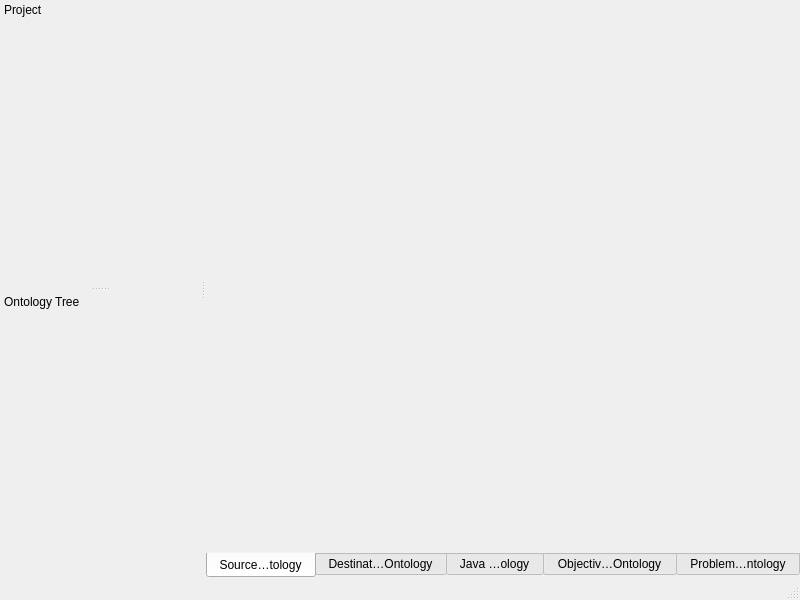
<?xml version="1.0" encoding="UTF-8"?>
<ui version="4.0">
 <class>MainWindow</class>
 <widget class="QMainWindow" name="MainWindow">
  <property name="geometry">
   <rect>
    <x>0</x>
    <y>0</y>
    <width>800</width>
    <height>600</height>
   </rect>
  </property>
  <property name="windowTitle">
   <string>MainWindow</string>
  </property>
  <widget class="QWidget" name="centralwidget">
   <layout class="QHBoxLayout" name="horizontalLayout">
    <property name="margin">
     <number>0</number>
    </property>
    <item>
     <layout class="QVBoxLayout" name="contentLayout">
      <item>
       <widget class="QTabWidget" name="tabWidget">
        <property name="tabPosition">
         <enum>QTabWidget::South</enum>
        </property>
        <property name="tabShape">
         <enum>QTabWidget::Rounded</enum>
        </property>
        <property name="currentIndex">
         <number>0</number>
        </property>
        <property name="elideMode">
         <enum>Qt::ElideMiddle</enum>
        </property>
        <property name="usesScrollButtons">
         <bool>true</bool>
        </property>
        <property name="documentMode">
         <bool>true</bool>
        </property>
        <widget class="QWidget" name="sourceOntologyTab">
         <attribute name="title">
          <string>Source Ontology</string>
         </attribute>
        </widget>
        <widget class="QWidget" name="destinationOntologyTab">
         <attribute name="title">
          <string>Destination Ontology</string>
         </attribute>
        </widget>
        <widget class="QWidget" name="javaOntologyTab">
         <attribute name="title">
          <string>Java Ontology</string>
         </attribute>
        </widget>
        <widget class="QWidget" name="objcObtologyTab">
         <attribute name="title">
          <string>Objective C Ontology</string>
         </attribute>
        </widget>
        <widget class="QWidget" name="problemsOntology">
         <attribute name="title">
          <string>Problem's Ontology</string>
         </attribute>
        </widget>
       </widget>
      </item>
     </layout>
    </item>
   </layout>
  </widget>
  <widget class="QMenuBar" name="menubar">
   <property name="geometry">
    <rect>
     <x>0</x>
     <y>0</y>
     <width>800</width>
     <height>22</height>
    </rect>
   </property>
  </widget>
  <widget class="QStatusBar" name="statusbar"/>
  <widget class="QDockWidget" name="projectDockWidget">
   <property name="minimumSize">
    <size>
     <width>200</width>
     <height>42</height>
    </size>
   </property>
   <property name="floating">
    <bool>false</bool>
   </property>
   <property name="features">
    <set>QDockWidget::DockWidgetMovable</set>
   </property>
   <property name="allowedAreas">
    <set>Qt::LeftDockWidgetArea|Qt::RightDockWidgetArea</set>
   </property>
   <property name="windowTitle">
    <string>Project</string>
   </property>
   <attribute name="dockWidgetArea">
    <number>1</number>
   </attribute>
   <widget class="QWidget" name="projectDockWidgetContents"/>
  </widget>
  <widget class="QDockWidget" name="treeDockWidget">
   <property name="minimumSize">
    <size>
     <width>200</width>
     <height>42</height>
    </size>
   </property>
   <property name="features">
    <set>QDockWidget::DockWidgetMovable</set>
   </property>
   <property name="allowedAreas">
    <set>Qt::LeftDockWidgetArea|Qt::RightDockWidgetArea</set>
   </property>
   <property name="windowTitle">
    <string>Ontology Tree</string>
   </property>
   <attribute name="dockWidgetArea">
    <number>1</number>
   </attribute>
   <widget class="QWidget" name="treeDockWidgetContents">
    <layout class="QVBoxLayout" name="verticalLayout">
     <property name="margin">
      <number>0</number>
     </property>
     <item>
      <layout class="QVBoxLayout" name="treeViewLayout"/>
     </item>
    </layout>
   </widget>
  </widget>
 </widget>
 <resources/>
 <connections/>
</ui>
